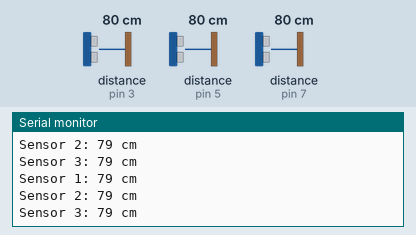
This sketch was run on a simulated Arduino Uno, built with avr-gcc and run on an emulated ATmega328P. Shown: the last lines printed to the serial monitor. Wiring (inferred from the names in the program): 3 × ultrasonic range finder: trigger pin 2, echo pin 3 / trigger pin 4, echo pin 5 / trigger pin 6, echo pin 7. The inputs (shaded band) are chosen by the test bench; at power-on: distance to the obstacle (sensors on pin 3, pin 5, pin 7) 80 cm. The echo pulse lasts 58.3 µs per cm.

Above: at 1.8 s.
1.9 s: distance to the obstacle (sensor on pin 3) set to 2 cm
At 2.5 s:
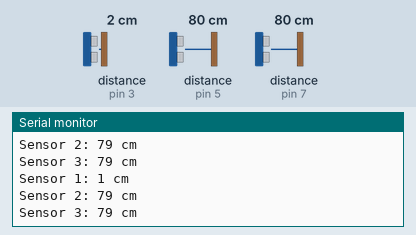
3.4 s: distance to the obstacle (sensor on pin 5) set to 2 cm
At 4.7 s:
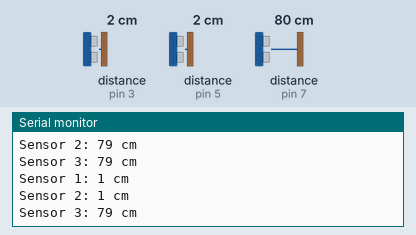
4.9 s: distance to the obstacle (sensor on pin 7) set to 2 cm
At 5.6 s:
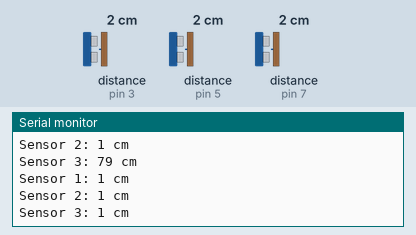
6.4 s: distance to the obstacle (sensor on pin 3) set to 4 cm
At 7.7 s:
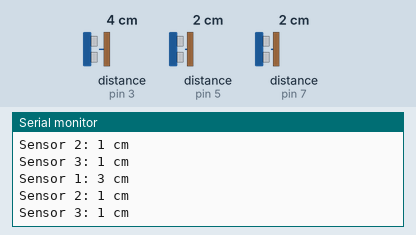
7.9 s: distance to the obstacle (sensor on pin 5) set to 4 cm
At 8.9 s:
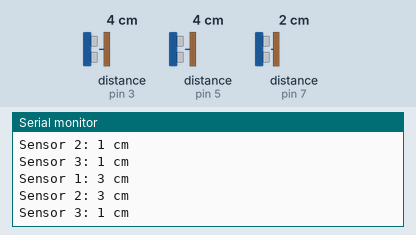
9.4 s: distance to the obstacle (sensor on pin 7) set to 4 cm
At 10.9 s:
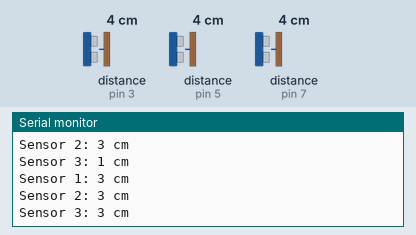
Timing chart, 0 to 11.9 s (numbered marks = the images above; inputs shaded):
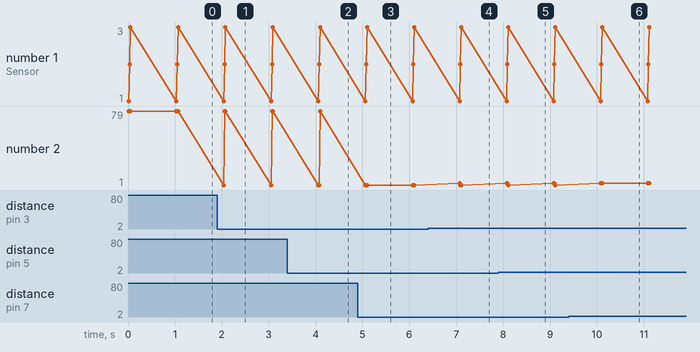

The sketch:

three_sensors.ino
```cpp
// Define the pins for the three HC-SR04 sensors
const int sensor1TrigPin = 2;
const int sensor1EchoPin = 3;
const int sensor2TrigPin = 4;
const int sensor2EchoPin = 5;
const int sensor3TrigPin = 6;
const int sensor3EchoPin = 7;

void setup() {
  Serial.begin(9600);

  // Initialize pins as needed
  pinMode(sensor1TrigPin, OUTPUT);
  pinMode(sensor1EchoPin, INPUT);
  pinMode(sensor2TrigPin, OUTPUT);
  pinMode(sensor2EchoPin, INPUT);
  pinMode(sensor3TrigPin, OUTPUT);
  pinMode(sensor3EchoPin, INPUT);
}

void loop() {
  // Measure distance from sensor 1
  long distance1 = measureDistance(sensor1TrigPin, sensor1EchoPin);
  // Measure distance from sensor 2
  long distance2 = measureDistance(sensor2TrigPin, sensor2EchoPin);
  // Measure distance from sensor 3
  long distance3 = measureDistance(sensor3TrigPin, sensor3EchoPin);

  // Print the distance measurements to the serial monitor
  Serial.print("Sensor 1: ");
  Serial.print(distance1);
  Serial.println(" cm");

  Serial.print("Sensor 2: ");
  Serial.print(distance2);
  Serial.println(" cm");

  Serial.print("Sensor 3: ");
  Serial.print(distance3);
  Serial.println(" cm");

  // Add a delay between measurements
  delay(1000); // Adjust the delay as needed
}

long measureDistance(int trigPin, int echoPin) {
  // Trigger the sensor
  digitalWrite(trigPin, LOW);
  delayMicroseconds(2);
  digitalWrite(trigPin, HIGH);
  delayMicroseconds(10);
  digitalWrite(trigPin, LOW);

  // Measure the echo duration
  long duration = pulseIn(echoPin, HIGH);

  // Calculate distance in centimeters
  // Speed of sound in air at 20°C is approximately 343 meters per second
  // Divide by 2 because the sound travels to the object and back
  long distanceCM = duration * 0.0343 / 2;

  return distanceCM;
}
```

Measured:
- after the input at 1.9 s, the serial monitor: prints a new line after 0.14 s (image 1)
- after the input at 3.4 s, the serial monitor: prints a new line after 0.68 s (image 2)
- after the input at 4.9 s, the serial monitor: prints a new line after 0.20 s (image 3)
- after the input at 6.4 s, the serial monitor: prints a new line after 0.67 s (image 4)
- after the input at 7.9 s, the serial monitor: prints a new line after 0.19 s (image 5)
- after the input at 9.4 s, the serial monitor: prints a new line after 0.71 s (image 6)
